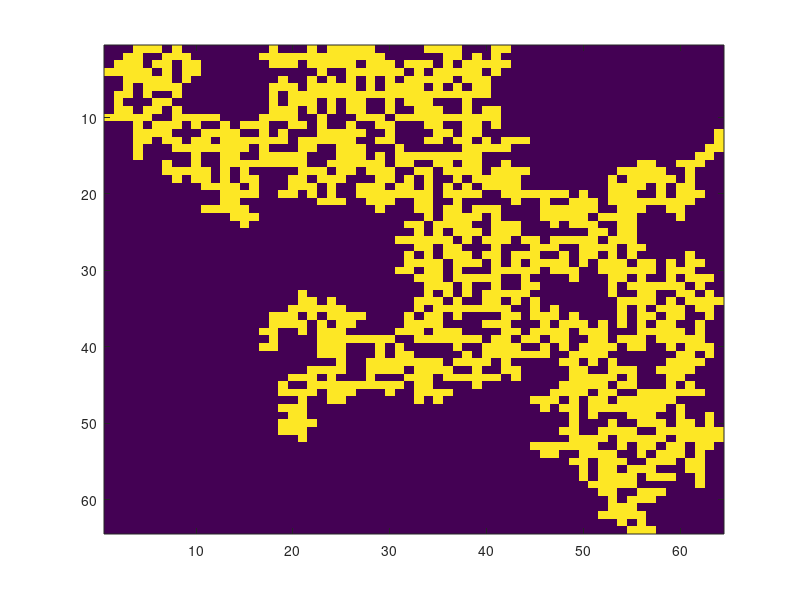

Recreate this plot in MATLAB. (Note: this script raises an error after producing the figure.)
% exwalk.m
% Example of use of the walk routine
% Generate spanning cluster (l-r spanning)
lx = 64;
ly = 64;
p = 0.585;
ncount = 0;
perc = [];
while (size(perc,1)==0)
    ncount = ncount + 1;
    if (ncount>1000)
        return
    end
    z = rand(lx,ly) < p;
    [lw,num] = bwlabel(z,4);
    % percolating clusters?
    perc_x = intersect(lw(1,:), lw(lx,:));
    % find eventual percolating clusters, the loop then stops
    perc = find(perc_x > 0)
end

s = regionprops(lw,'Area');
clusterareas = cat(1,s.Area);
% size of percolating cluster (cluster with most sites)
maxarea = max(clusterareas);
% index of cluster with max number of sites / spanning cluster
i = find(clusterareas == maxarea);
% find "coordinates" of all sites in spanning cluster
zz = lw == i;
% zz now contains the spanning cluster
imagesc(zz); % Display spanning cluster
% Run walk on this cluster
[l,r] = walk(zz);
% find points where both l and r are non-zero, i.e singly connected bonds
% some of these have value 1, i.e. the site have been visited once
% by each walker. If value 2, then one of the walkers have visited the
% singly-connected site twice. If 4, then both walkers have visited the
% same singly-connected site twice.
zzz = l.*r;
% add percolating cluster and singly connected bonds
% the sites corresponding to singly connected bonds will
% have value 2, 3 or 5, the others that are part of the cluster 
% will be 1
zadd = zz + zzz;
max(max(zadd))
% percolating cluster
subplot(2,2,1), imagesc(zz);
title('Percolating cluster');
% percolating cluster and singly connected bonds
% the singly connected bonds will be coloured differently
subplot(2,2,2), imagesc(zadd);
title('Percolating cluster and singly connected bonds');
% only singly connected bonds
subplot(2,2,3), imagesc(zzz > 0);
title('Singly connected bonds')
% external perimeter
subplot(2,2,4), imagesc(l+r > 0);
title('External perimeter')


    
    